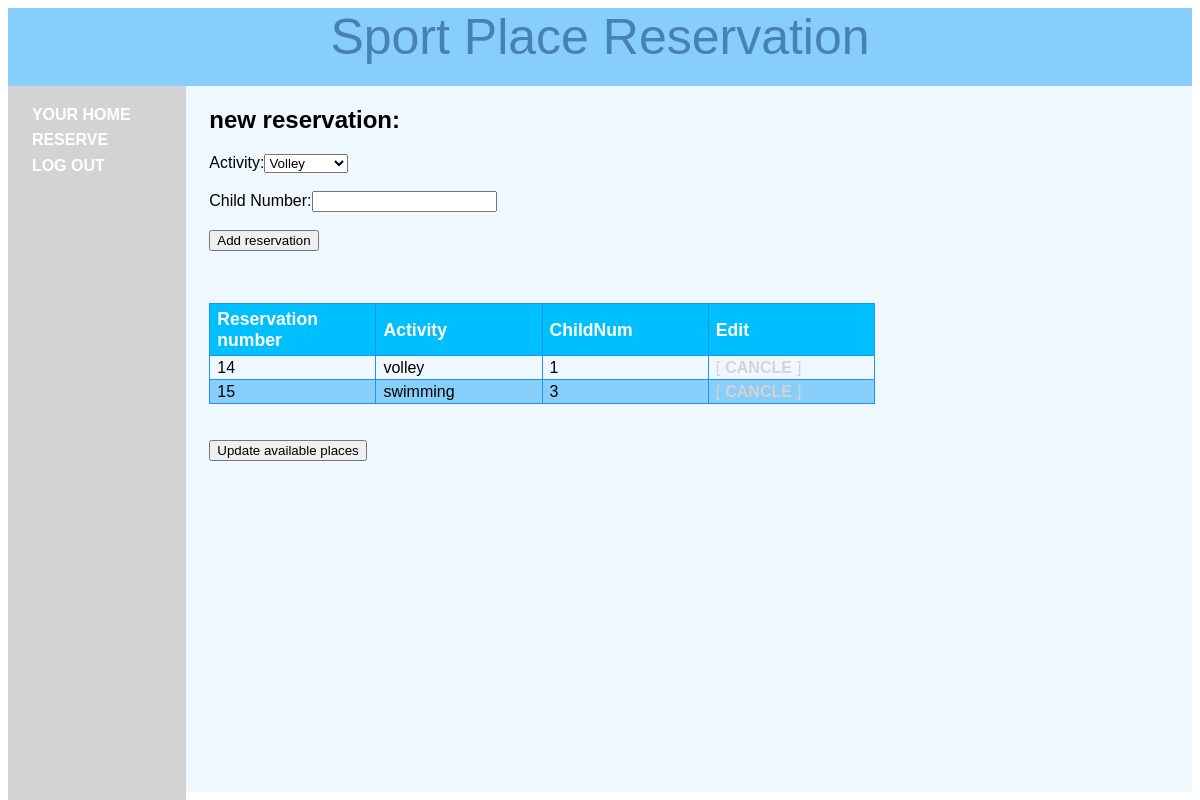
The app's page /reserve.php (signed in) with its own data.
### tables this page shows
CREATE TABLE IF NOT EXISTS `reservations` (
`reservenum` int(10) unsigned NOT NULL,
  `user` varchar(16) DEFAULT NULL,
  `activity` varchar(20) DEFAULT NULL,
  `childnum` int(11) DEFAULT NULL
);

### function.php (called while the page is built, shortened)
<?php
$dbhost  = '127.0.0.1';
$dbname  = 'sport';
$dbuser  = 'cheng';
$dbpass  = '1234567';
$conn = mysqli_connect($dbhost, $dbuser, $dbpass,$dbname);
function queryMysql($query)
{
	global $conn;
	$result = mysqli_query($conn, $query);
	return $result;
}

### reserve.php (the view, shortened to what this page needs)
<?php
include_once 'header.php';
$user = $_SESSION['user'];
echo <<<_END
	<form method='post' action='reserve.php?'>
	<h2>new reservation:</h2>
	Activity:<select name="activity">
	<option value="volley">Volley</option>
	<option value="soccer">Soccer</option>
	<option value="swimming">Swimming</option>
	</select><br /><br />
	Child Number:<input type='text' name='childnum'/><br /><br />
	<input type='submit' value='Add reservation' /></form>
_END;
	echo "<br /><br />";
	$result = queryMysql("SELECT * FROM reservations WHERE user='$user'");
	echo "<table style='border-collapse:collapse;'>
			<tr>
				<th>Reservation number</th>
				<th>Activity</th>
				<th>ChildNum</th>
				<th>Edit</th>
			</tr>";
	$n = 0;
	$ris = mysqli_fetch_array($result);
	while($ris != NULL)
	{
		if($n%2 == 0){
		echo "<tr><td>";
		}else{
			echo "<tr class='alt'><td>";
		}
		$act = $ris["reservenum"];
		echo($ris["reservenum"]);
		echo "</td><td>";
		echo($ris["activity"]);
		echo "</td><td>";
		echo($ris["childnum"]);
		echo "</td><td style='color:#d3d3d3'>";
		echo "[<a href='reserve.php?cancle=$act' style='color:#d3d3d3'>cancle</a>]";
		echo "</td></tr>";
	$ris = mysqli_fetch_array($result);
	$n = $n + 1;
	}
	echo "</table>";
	echo "<br /><br />";
	echo "<form method='post' action='reserve.php?update=1'>";
	echo "<input type='submit' value='Update available places' />";
	echo "</form>";
?>

### header.php (style rules this page uses)
a:link,a:visited { font-weight:bold;color:#ffffff;text-align:center;margin:5px;text-decoration:none;text-transform:uppercase; }
td,th { width:4cm;font-size:1em;border:1px solid #1E90FF;padding:3px 7px 2px 7px; }
th { font-size:1.1em;text-align:left;padding-top:5px;padding-bottom:4px;background-color:#00BFFF;color:#ffffff }
tr.alt td { color:#000000;background-color:#87CEFA; }

### records on screen
reservations: reservenum "14", activity "volley", childnum "1"
reservations: reservenum "15", activity "swimming", childnum "3"

### other values on screen
$appname "Sport Place Reservation"
